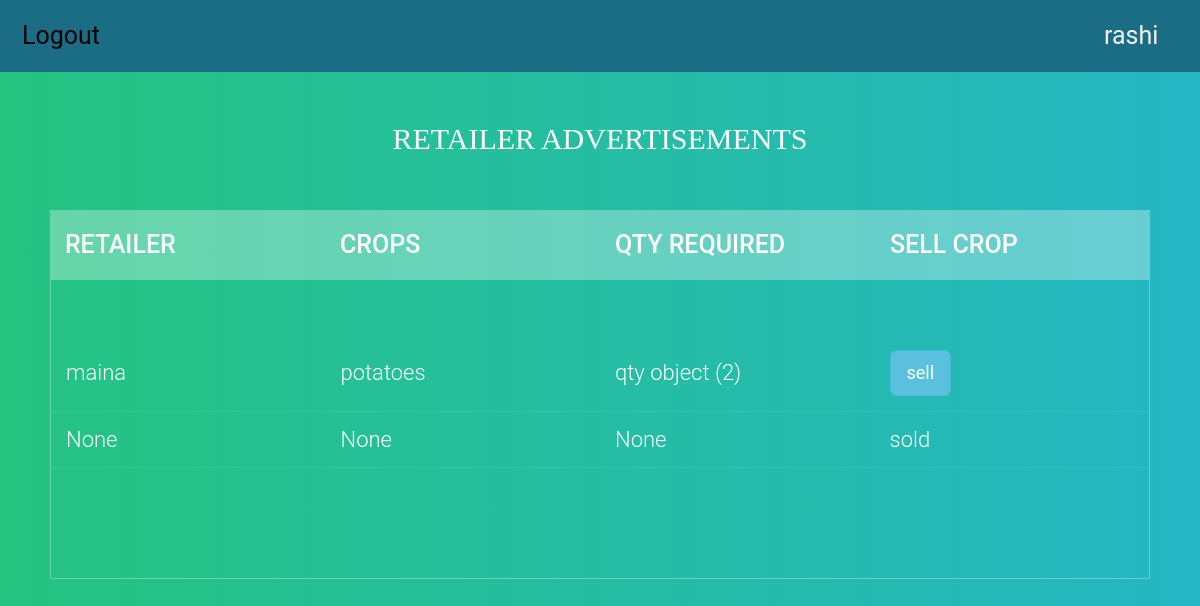
The app's page /crop_details_farmer (signed in) with its own data.
### homepage/models.py (models this page shows)
class r_ad_details(models.Model):
    user = models.ForeignKey(User, default=1)
    retailer_details = models.ForeignKey(retailer,blank=True, null=True)
    crop_details = models.ForeignKey(crop,blank=True, null=True)
    qty_details = models.ForeignKey(qty,blank=True, null=True)
    status_update = models.BooleanField(default = False)

class retailer(models.Model):
    user = models.ForeignKey(User, default=1)
    rname = models.CharField(max_length=250)
    phone = models.IntegerField(default=0)
    address = models.CharField(max_length=500)
    aadhar_no = models.IntegerField(default=0)
    def __str__(self):
        return self.rname

class crop(models.Model):
    cropid = models.AutoField(primary_key=True)
    cname = models.CharField(max_length=250)
    cimage = models.ImageField(upload_to = 'Desktop/', default = 'Desktop/None/no-img.jpg')
    def __str__(self):
        return self.cname

class qty(models.Model):
    fid = models.CharField(max_length=250)
    crop_details =  models.ForeignKey(crop)
    q = models.IntegerField
    price = models.FloatField

### homepage/views.py (the view)
# urls.py: url(r'^crop_details_farmer$', views.crop_details_farmer, name='crop_details_farmer'),
def crop_details_farmer(request):
    posts = r_ad_details.objects.all();
    args = {'posts': posts }
    return render(request, 'homepage/crop_ad_details.html', args)

### homepage/templates/homepage/crop_ad_details.html (shortened to what this page needs)
{% load staticfiles %}
<html>
<head>
  <link rel="stylesheet" href="https://maxcdn.bootstrapcdn.com/bootstrap/3.3.7/css/bootstrap.min.css">
 <link href="{% static 'homepage/tablecss.css' %}" rel="stylesheet">
</head>
<body  id="myPage"  data-spy="scroll" data-target=".navbar" data-offset="60">
<div class="topnav">
     <a  href="{% url 'farmerlogoutt' %}">Logout</a>
    <a class="activee" href="{% url 'farmer_dash' %}"> {{ user }}  </a>
 </div>
<section>
  <h1>Retailer Advertisements</h1>
  <div class="tbl-header">
    <table cellpadding="0" cellspacing="0" border="0">
      <thead>
        <tr>
          <th>RETAILER</th>
          <th>CROPS</th>
          <th>Qty Required</th>
          <th>Sell crop</th>
        </tr>
      </thead>
    </table>
  </div>
  <div class="tbl-content">
    <table cellpadding="0" cellspacing="0" border="0">
      <tbody>
          {% for p in posts %}
        <tr>
          <td>{{ p.retailer_details }}</td>
          <td>{{ p.crop_details }}</td>
          <td>{{ p.qty_details }}</td>
            {%  if  p.status_update  == False %}
             <td><button onclick="window.location.href='sell_crop'" type="button" class="btn btn-info btn-lg" data-toggle="modal" data-target="#myModal">sell</button></td>
            {% else %}
             <td>sold</td>
            {% endif %}
        </tr>
         {% endfor %}
      </tbody>
    </table>
  </div>
</section>
</body>
</html>

### homepage/static/homepage/tablecss.css (style rules this page uses)
h1 { font-size: 30px; color: #fff; text-transform: uppercase; font-weight: 300; font-family: cursive; text-align: center; margin-bottom: 15px; }
table { margin-top: 5%; width:100%; table-layout: fixed; }
.tbl-header { background-color: rgba(255,255,255,0.3); }
.tbl-content { height:300px; overflow-x:auto; margin-top: 0px; border: 1px solid rgba(255,255,255,0.3); }
th { padding: 20px 15px; text-align: left; font-weight: 500; font-size: 25px; color: #fff; text-transform: uppercase; }
td { padding: 15px; text-align: left; vertical-align:middle; font-weight: 300; font-size: 22px; color: #fff; border-bottom: solid 1px rgba(255,255,255,0.1); }
body { background: -webkit-linear-gradient(left, #25c481, #25b7c4); background: linear-gradient(to right, #25c481, #25b7c4); font-family: 'Roboto', sans-serif; }
section { margin: 50px; }

### homepage/templates/homepage/crop_ad_details.html (style rules this page uses)
.topnav { position: relative; }
.topnav { overflow: hidden; background-color: #1b6d85; }
.topnav a { float: left; display: block; color: #f2f2f2; text-align: center; padding: 18px 22px; text-decoration: none; font-size: 25px; }
.activee { margin-left: 80%; }

### records on screen
r_ad_details: retailer_details "maina", crop_details "potatoes", qty_details "qty object (2)", status_update "sell"
r_ad_details: retailer_details "None", crop_details "None", qty_details "None", status_update "sold"

### other values on screen
{{ user }} "rashi"
